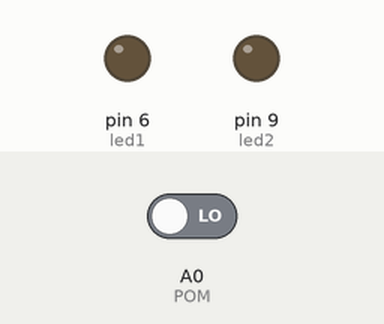
A sketch run on a simulated Arduino Uno, built with avr-gcc and run on an emulated ATmega328P. Parts: output pins drawn as LEDs (lit = HIGH). Inputs (shaded band) come from the test bench; at power-on: A0 (POM) LOW.

Above: at 0.05 s.
At 0.65 s:
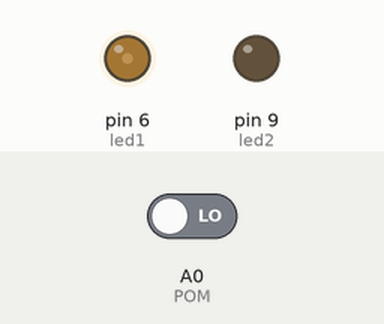
At 1.3 s:
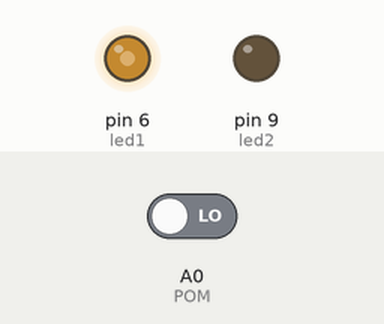
At 2.55 s:
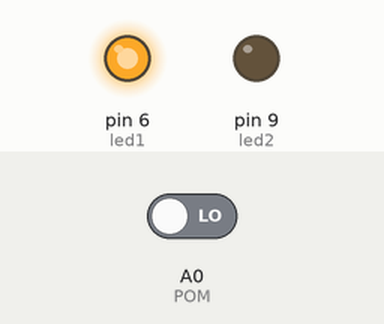
Timing chart, 0 to 5.9 s (numbered marks = the images above):
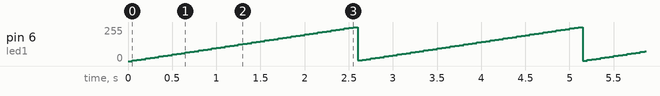

Measured:
- by itself, pin 6 (led1): ramps from 0/255 to 255/255 and jumps back, once every 2.6 s

The sketch:

sketch_sep30a.ino
```cpp
const int led1 = 6;
const int led2 = 9;
int POM = A0;
int i=0;

void setup() {
  // put your setup code here, to run once:
 pinMode(led1, OUTPUT);
 pinMode(led2, OUTPUT);
 pinMode(POM, INPUT);

}

void loop() {
  // put your main code here, to run repeatedly:
digitalRead(POM);
int j = map(i,0,1023,0,255);
int k = map(i,0,1023,255,0);

 for(int j; j>=0; j+=5){
  analogWrite(led1,j);
  delay(50);}

for(int k; j<=255; j-=5){
  analogWrite(led1,j);
  delay(50);}


}
```
